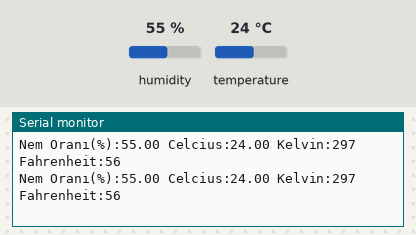
Bench run of a sketch on a simulated Arduino Uno, built with avr-gcc and run on an emulated ATmega328P. Parts: the last lines printed to the serial monitor. The inputs (shaded band) are chosen by the test bench; at power-on: humidity 55 %, temperature 24 °C.

Above: at 4.8 s.
4.9 s: humidity set to 22 %
At 6.5 s:
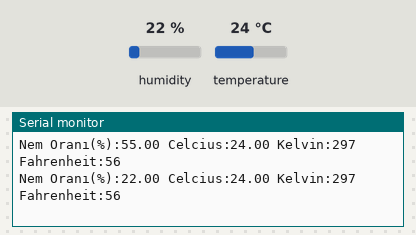
7.9 s: temperature set to 12 °C
At 8.9 s:
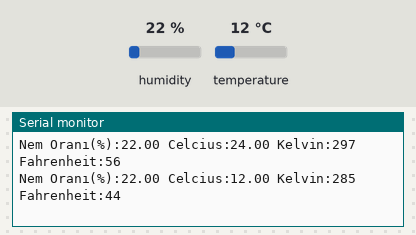
10.9 s: humidity set to 40 %
At 12.6 s:
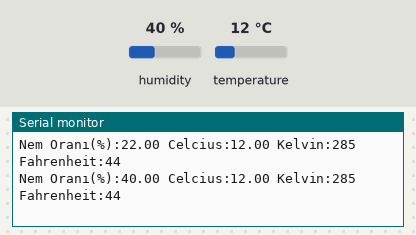
Timing chart, 0 to 14.1 s (numbered marks = the images above; inputs shaded):
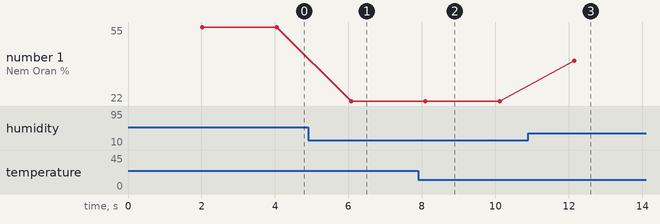

The sketch:

Arduino_Problem_Seti_3.ino
```cpp
#include "DHT.h"

#define pin 2

#define modul DHT11
 int kelvin;
 int fahrenheit;


DHT dht(pin, modul);

void setup() {
  Serial.begin(9600);
  dht.begin();
}

void loop() {

  delay(2000);

  float nem = dht.readHumidity();

  float celcius = dht.readTemperature();

  kelvin=celcius+273.15;
  fahrenheit=(celcius*(9/5))+32;

  Serial.print("Nem Oranı(%):");
  Serial.print(nem);
  Serial.print(" Celcius:");
  Serial.print(celcius);
  Serial.print(" Kelvin:");
  Serial.print(kelvin);
  Serial.print(" Fahrenheit:");
  Serial.print(fahrenheit);
  Serial.println();


}
```

Measured:
- after the input at 4.9 s, the serial monitor: prints a new line after 1.2 s (image 1)
- after the input at 7.9 s, the serial monitor: prints a new line after 0.20 s (image 2)
- after the input at 10.9 s, the serial monitor: prints a new line after 1.2 s (image 3)
- plotted number 1: 55 → 22 after the input at 4.9 s, 22 → 40 after the input at 10.9 s
